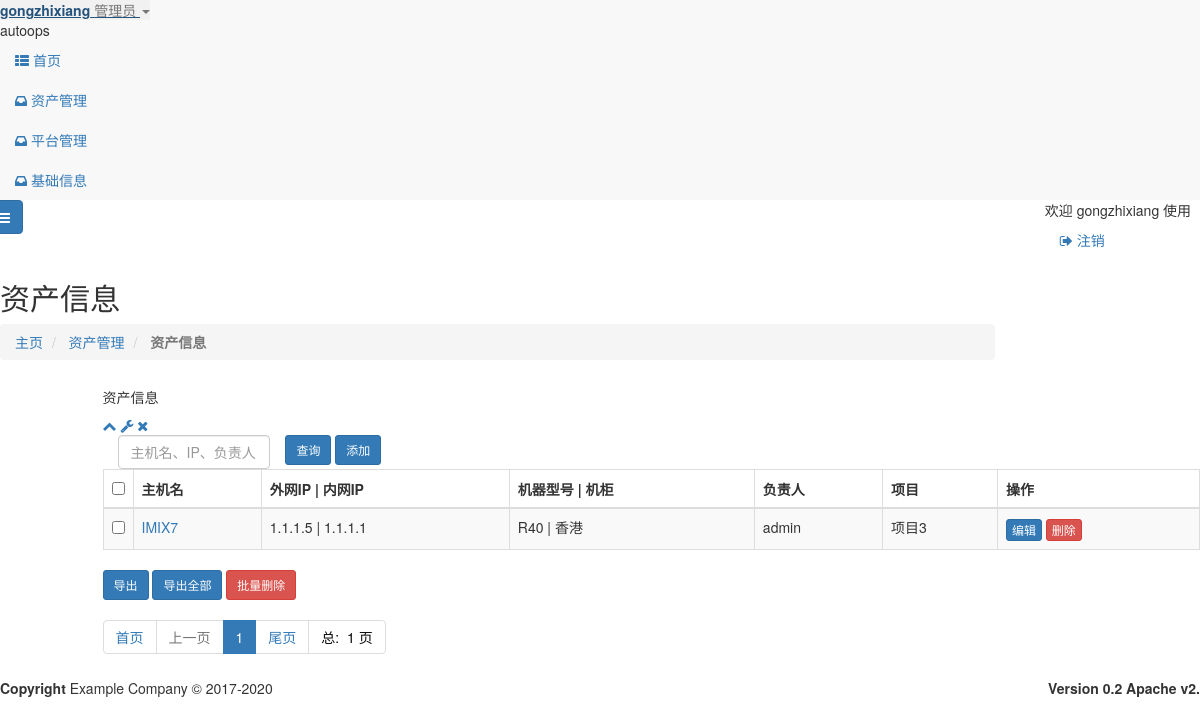
Page /cmdb/cmdb.html (signed in) on the earlier database version.
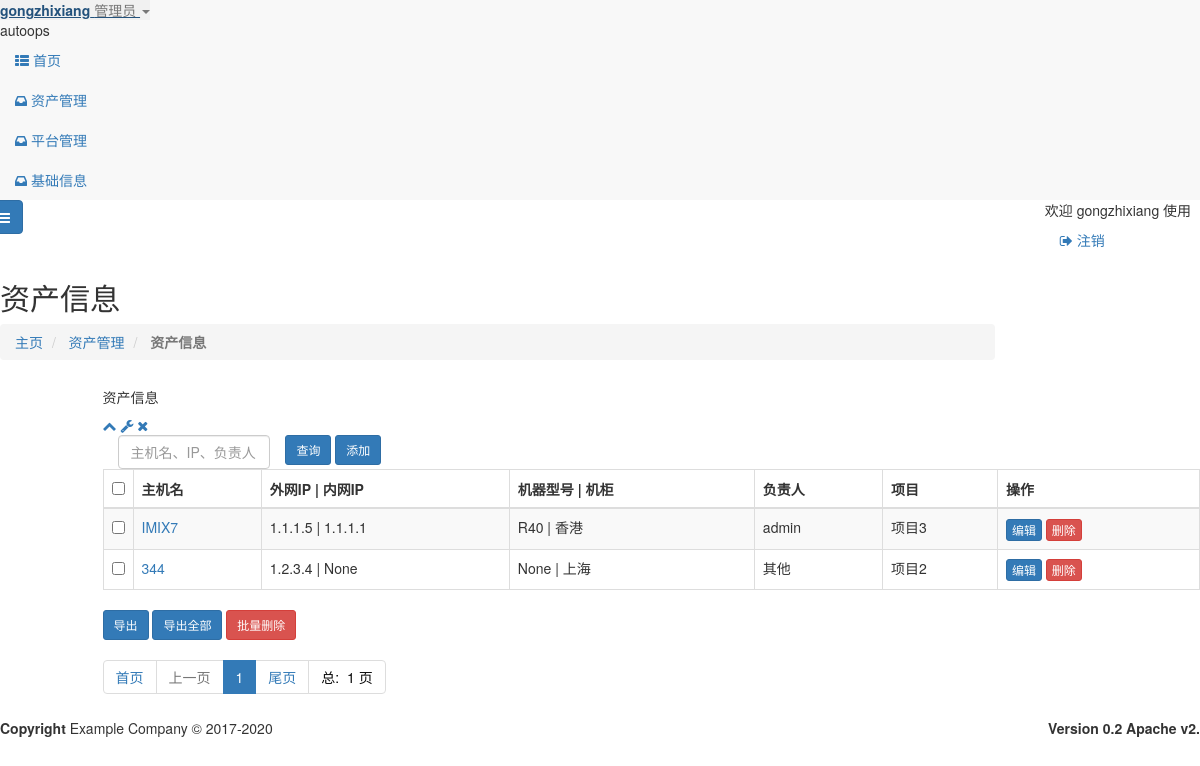
Same page on the later database version.
### cmdb/models.py (models this page shows, shortened)
class cmdb(models.Model):
    PLATFORM_CHOICES=(
        ("虚拟机","虚拟机"),
        ("物理机", "物理机"),
        ("其他", "其他"),
    )
    REGION_CHOICES=(
        ("香港",'香港'),
        ("上海",'上海'),
    )
    POWER_CHOICES=(
        ("是",'是'),
        ('否','否'),
    )
    MANAGER_CHOICES=(
        ('admin','admin'),
        ('其他','其他'),
    )
    PROJECT_CHOICES=(
        ('项目1','项目1'),
        ('项目2', '项目2'),
        ('项目3', '项目3'),
        ('其他', '其他')
    )
    id = models.AutoField(primary_key=True,verbose_name="id")
    UID = models.CharField(max_length=128, verbose_name='资产编号',null=True,blank=True)
    PID = models.CharField(max_length=128, verbose_name='序列号',null=True,blank=True)
    hostname = models.CharField(max_length=64, verbose_name='主机名',unique=True)
    network_ip = models.GenericIPAddressField(verbose_name='外网IP', null=True,blank=True)
    inner_ip = models.GenericIPAddressField(verbose_name='内网IP', null=True, blank=True)
    system = models.CharField(max_length=128,verbose_name='系统版本',null=True,blank=True)
    cpu = models.CharField(max_length=64,verbose_name='CPU',null=True,blank=True)
    memory = models.CharField(max_length=64, verbose_name='内存', null=True,blank=True)
    disk = models.CharField(max_length=256,verbose_name="硬盘",null=True,blank=True)
    netinfo = models.CharField(max_length=256,verbose_name="网卡",null=True,blank=True)
    platform =  models.CharField(max_length=128, choices=PLATFORM_CHOICES, verbose_name='机器类型')
    platform_size =  models.CharField(max_length=128, verbose_name='机器型号',null=True,blank=True)
    region =  models.CharField(max_length=128, choices=REGION_CHOICES, verbose_name='机柜名')
    power = models.CharField(max_length=128, choices=POWER_CHOICES, verbose_name='电源冗余')
    manager = models.CharField(max_length=128, choices=MANAGER_CHOICES, verbose_name='负责人')
    use = models.CharField(max_length=128,null=True,blank=True, verbose_name='使用人')
    project = models.CharField(max_length=128, choices=PROJECT_CHOICES, verbose_name='项目')
    ps = models.CharField(max_length=1024,verbose_name="备注（用途）",null=True,blank=True)
    logintype = models.CharField(max_length=1024,verbose_name="登录方式",null=True,blank=True)
    ctime= models.CharField(max_length=64,null=True,verbose_name='申请时间',blank=True)
    utime = models.CharField(max_length=64,null=True,verbose_name='到期时间',blank=True)
    gtime= models.CharField(max_length=64,null=True,verbose_name='上架时间',blank=True)
    otime = models.CharField(max_length=64,null=True,verbose_name='下架时间',blank=True)
    class  Meta:
        db_table ="cmdb"
        verbose_name="资产管理"
        verbose_name_plural = '资产管理'
        permissions = {
            ('read_cmdb',u"只读资产管理"),
        }

### cmdb/views.py (the view)
# urls.py: path('cmdb.html',views.CmdbListAll.as_view(),name='cmdb_list'),
class CmdbListAll(LoginRequiredMixin,ListView):
    template_name = 'cmdb/cmdb.html'
    paginate_by = settings.DISPLAY_PER_PAGE
    model = cmdb
    context_object_name = "cmdb_list"
    ordering = ("id")
    def get_queryset(self):
        if self.request.GET.get('name'):
            query = self.request.GET.get('name', None)
            queryset =super().get_queryset().filter(
                    Q(network_ip=query) | Q(hostname=query) | Q(inner_ip=query) | Q(project=query) | Q(
                            manager=query) | Q(region=query)).order_by('-id')
        else:
            queryset = super().get_queryset()
        return queryset

### templates/cmdb/cmdb.html (shortened to what the changed rows need)
{% extends "base.html" %}
{% load  static %}
{% block page-content %}
    <div class="row wrapper border-bottom white-bg page-heading ">
        <div class="col-lg-10">
            <h2>资产信息</h2>
        </div>
    </div>
    <div class="wrapper wrapper-content animated fadeInRight">
        <div class="row">
            <div class="col-lg-11" id="split-right">
                <div class="ibox float-e-margins">
                    <div class="ibox-content">
                        <div class="table-responsive">
                            <form id="del_form_cmdb_all" class="form-horizontal  "
                                  action="{% url "cmdb:cmdb_export" %}" method="post">
                                <table class="table table-striped table-bordered table-hover dataTables-cmdb">
                                    <thead>
                                    <tr>
                                        <th width="20"><input type="checkbox" id="CheckedAll"></th>
                                        <th>主机名</th>
                                        <th>外网IP | 内网IP</th>
                                        <th>机器型号 | 机柜</th>
                                        <th>负责人</th>
                                        <th>项目</th>
                                        <th>操作</th>
                                    </tr>
                                    </thead>
                                    <tbody>
                                    {% for   row   in   cmdb_list %}
                                        <tr class="gradeA" id="{{ row.id }}">
                                            <td><input type="checkbox" value="{{ row.id }}" name="id"></td>
                                            <td class="center">
                                                <a href="{% url "cmdb:cmdb_detail" pk=row.id %}">{{ row.hostname }}</a>
                                            </td>
                                            <td class="center">{{ row.network_ip }} | {{ row.inner_ip }}</td>
                                            <td class="center">{{ row.platform_size }} | {{ row.region }}</td>
                                            <td class="center">{{ row.manager }}</td>
                                            <td class="center">{{ row.project }}</td>
                                            <td><a class="btn btn-primary  btn-xs " href="{% url "cmdb:cmdb_update" pk=row.id %}">编辑</a>
                                                <a class="btn btn-danger  btn-xs  cmdb_del">删除</a>
                                            </td>
                                        </tr>
                                    {% endfor %}
                                    </tbody>
                                </table>
                                <div>
                                        <ul class="pagination">
                                            {% for p in paginator.page_range %}
                                                {% if  search_data %}
                                                    {% if p == page_obj.number %}
                                                        <li class="active"><a
                                                                href="{% url "cmdb:cmdb_list" %}?page={{ p }}&{{ search_data }}"> {{ p }} </a>
                                                        </li>
                                                    {% else %}
                                                        <li>
                                                            <a href="{% url "cmdb:cmdb_list" %}?page={{ p }}&{{ search_data }}"> {{ p }} </a>
                                                        </li>
                                                    {% endif %}
                                                {% else %}
                                                    {% if p == page_obj.number %}
                                                        <li class="active"><a
                                                                href="{% url "cmdb:cmdb_list" %}?page={{ p }}"> {{ p }} </a>
                                                        </li>
                                                    {% else %}
                                                        <li>
                                                            <a href="{% url "cmdb:cmdb_list" %}?page={{ p }}"> {{ p }} </a>
                                                        </li>
                                                    {% endif %}
                                                {% endif %}
                                            {% endfor %}
                                        </ul>
                                </div>
                            </form>
                        </div>
                    </div>
                </div>
            </div>
        </div>
    </div>
{% endblock %}

Differences in the rows shown:
added cmdb: hostname "344", network_ip "1.2.3.4", inner_ip "None", platform_size "None", region "上海", manager "其他", project "项目2"
